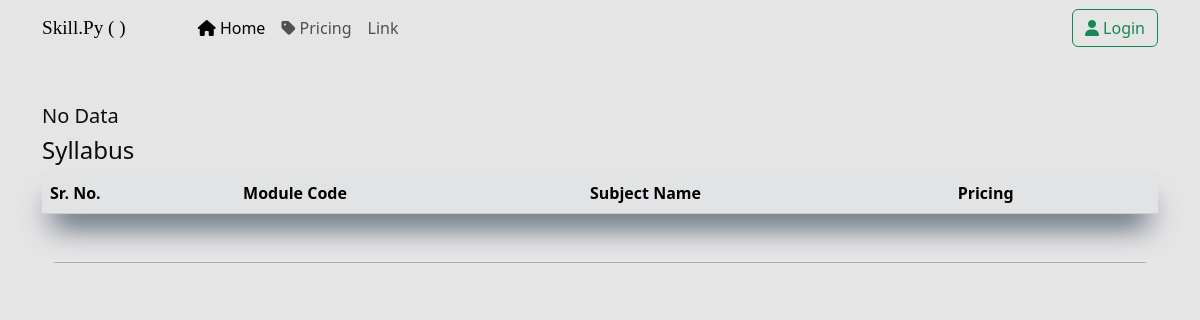
The app's page /nielit/O Level, older data.
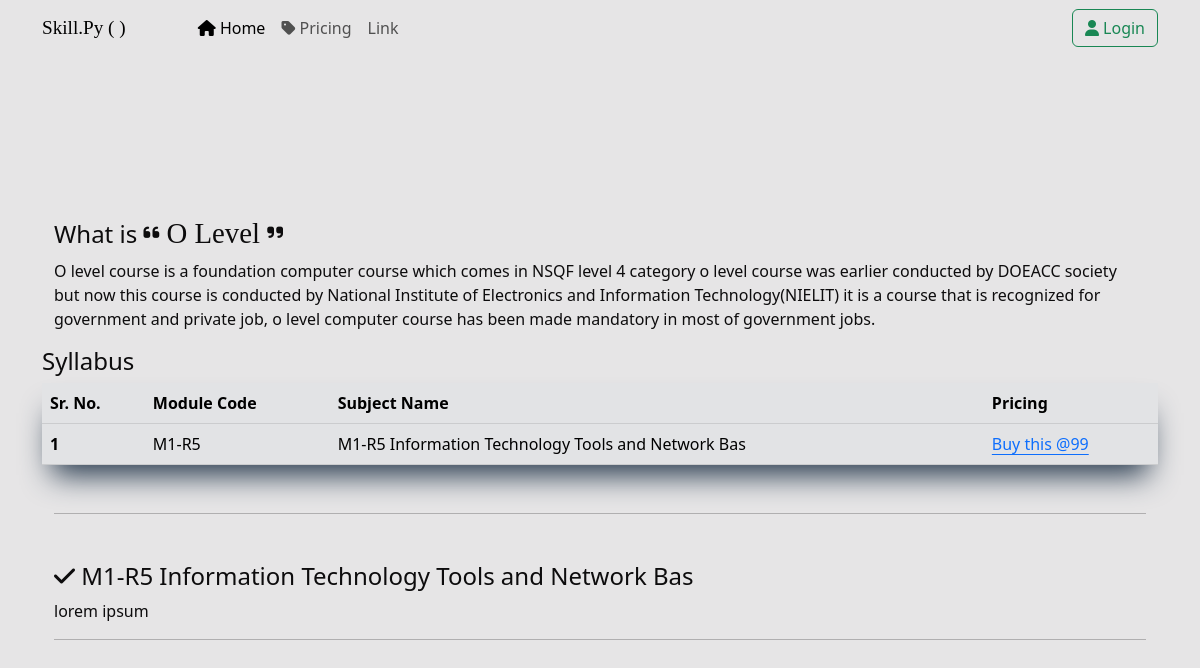
The same page, newer data.
### nielit/models.py (models this page shows, shortened)
class c_intro(models.Model):
    c_name = models.CharField(max_length=50)
    c_detail = models.TextField(max_length=1000)

class Module(models.Model):
    course_name = models.ForeignKey(c_intro, on_delete=models.CASCADE)
    module_code = models.CharField(max_length=50, blank=True, null=True)
    module_name = models.CharField(max_length=50)
    module_detail =  models.TextField()

### nielit/views.py (the view)
# urls.py: path('<str:course_name>', views.c_details, name='course-detail')
def c_details(request,course_name):
    c_detail = c_intro.objects.filter(c_name=course_name)
    cn_id = 0
    if course_name == "O Level":
        cn_id = 1
    elif  course_name == "CCC":
        cn_id = 2
    papers = Module.objects.filter(course_name_id=cn_id)
    data = {
        'c_intro' : c_detail,
        'papers' : papers,
    }
    return render(request, 'c-detail.html', data)

### nielit/templates/c-detail.html (shortened to what this page needs)
{% extends 'base.html' %}
{% load static %}
{% block css %}{% static 'css/course-details.css' %}{% endblock css %}
{% block body_content %}
<div class="container mt-5">
    {% if c_intro %}
    {% for c in c_intro %}
    <div class="main-container">
        <div class="container mt-5">
            <h4>What is <span class="highlight"><i class="fa-solid fa-quote-left fa-2xs"></i> {{c.c_name}} <i
                        class="fa-solid fa-quote-right fa-2xs"></i></span></h4>
            <p class="desc">{{c.c_detail}}</p>
        </div>
    </div>
    {% endfor %}
    {% else %}
    <h5> No Data </h5>
    {% endif %}
    <div class="syllabus">
        <h4>Syllabus</h4>
        <table class="table table-responsive table-secondary">
            <thead>
                <tr>
                    <th scope="col">Sr. No.</th>
                    <th scope="col">Module Code</th>
                    <th scope="col">Subject Name</th>
                    <th scope="col">Pricing</th>
                </tr>
            </thead>
            <tbody>
                {% if papers %}
                    {% for p in papers %}
                        <tr>
                            <th scope="row">{{ p.id }}</th>
                            <td>{{ p.module_code }}</td>
                            <td>{{ p.module_name }}</td>
                            <td><a href="{% url 'buy_course' p.module_code %}" class="link-primary link-offset-2">Buy this @99</a></td>
                        </tr>
                    {% endfor %}
                {% endif %}
            </tbody>
        </table>
    </div>
    <div class="unit-details">
        <div class="container mt-5">
            <hr>
            {% if papers %}
            {% for p in papers %}
                <h4 id="{{ p.module_code }}" class="mt-5"><i class="fa-solid fa-check"></i> {{ p.module_name }}
                </h4>
                <p class="desc">
                    {{ p.module_detail }}
                </p>
            <hr>
            {% endfor %}
            {% endif %}
        </div>
    </div>
</div>
{% endblock body_content %}

### templates/base.html (shortened to what this page needs)
<!DOCTYPE html>
<html lang="en">
{% load static %}
<head>
    <link href="https://cdn.jsdelivr.net/npm/bootstrap@5.3.0/dist/css/bootstrap.min.css" rel="stylesheet"
>
    <link rel="stylesheet" href="https://cdnjs.cloudflare.com/ajax/libs/font-awesome/6.4.0/css/all.min.css"
 />
    <link rel="stylesheet" href="{% block css %}{% endblock css %}">
    <link rel="stylesheet" href="{% static 'css/base.css' %}">
</head>
<body>
    {% block navbar %}{% include 'navbar.html' %}{% endblock navbar %}
    {% block body_content %}
    {% endblock body_content %}
</body>
</html>

### templates/navbar.html (shortened to what this page needs)
{% block navbar %}
{% load static %}
<nav class="navbar navbar-expand-lg bg-body-tertiary">
    <div class="container gap-5">
        <a class="navbar-brand skill-transparent" href="{% url '/' %}">Skill.Py ( )</a>
        <div class="collapse navbar-collapse" id="navbarSupportedContent">
            <ul class="navbar-nav me-auto mb-2 mb-lg-0">
                <li class="nav-item">
                    <a class="nav-link btn active" aria-current="page" href="{% url '/' %}"><i
                            class="fa-solid fa-house"></i> Home</a>
                </li>
                <li class="nav-item">
                    <a class="nav-link btn" href="{% url 'pricing' %}"><i class="fa-solid fa-tag"></i> Pricing</a>
                </li>
                <li class="nav-item">
                    <a class="nav-link btn" href="#">Link</a>
                </li>
            </ul>
            {% if user.is_authenticated %}
            <div class="dropdown">
                <button class="btn btn-secondary dropdown-toggle" type="button" data-bs-toggle="dropdown"
                    aria-expanded="false">
                    <i class="fa-solid fa-user"></i> {{ user.username }}
                </button>
                <ul class="dropdown-menu">
                    <li><a class="dropdown-item" href="{% url 'logout' %}">
                        <i class="fa-solid fa-right-from-bracket" style="color: #e01b24;"></i> Logout</a></li>
                    <li><a class="dropdown-item" href="#">
                        <i class="fa-solid fa-address-card" style="color: #2ec27e;"></i> Profile</a></li>
                </ul>
            </div>
            {% else %}
                <a href="{% url 'login' %}" class="btn btn-outline-success"><i class="fa-solid fa-user"></i> Login</a>
            {% endif %}
        </div>
    </div>
</nav>
{% endblock navbar %}

### static/css/course-details.css (style rules this page uses)
.main-container { margin-top: 10em; }
.table { box-shadow: var(--img-box-shadow); }
.highlight { font-family: 'Times New Roman', Times, serif; font-size: larger; }

### static/css/base.css (style rules this page uses)
:root { --text: #0d0c0d; --background: #e6e5e6; --primary-button: #645e5f; --secondary-button: #d7d6d5; --accent: #2f2d2d; --img-box-shadow: rgb(38, 57, 77) 0px 20px 30px -10px; }
body, .navbar { box-sizing: border-box; color: var(--text) !important; background-color: var(--background) !important; }
.skill-transparent { font-family: 'Chuterolk'; font-size: larger; }

Row changes from the older to the newer data that the page shows:
added c_intro: c_name "O Level", c_detail "O level course is a foundation computer course which comes in NSQF level 4 category o level course was earlier conducted by DOEACC society but now this course is conducted by National Institute of Electronics and Information Technology(NIELIT) it is a course that is recognized for government and private job, o level computer course has been made mandatory in most of government jobs."
added Module: id "1", module_code "M1-R5", module_name "M1-R5 Information Technology Tools and Network Bas", module_detail "lorem ipsum"
Text that changed along with them:
text no longer shown: "No Data"
